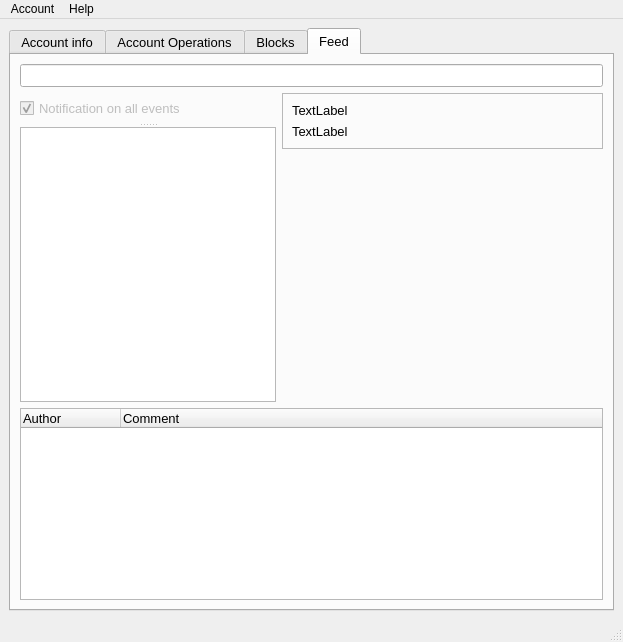
<?xml version="1.0" encoding="UTF-8"?>
<ui version="4.0">
 <class>MainWindow</class>
 <widget class="QMainWindow" name="MainWindow">
  <property name="geometry">
   <rect>
    <x>0</x>
    <y>0</y>
    <width>623</width>
    <height>642</height>
   </rect>
  </property>
  <property name="windowTitle">
   <string>HiveDesktop</string>
  </property>
  <widget class="QWidget" name="centralwidget">
   <layout class="QGridLayout" name="gridLayout">
    <item row="0" column="0">
     <widget class="QTabWidget" name="tabWidget">
      <property name="sizePolicy">
       <sizepolicy hsizetype="Expanding" vsizetype="MinimumExpanding">
        <horstretch>0</horstretch>
        <verstretch>0</verstretch>
       </sizepolicy>
      </property>
      <property name="font">
       <font>
        <pointsize>10</pointsize>
       </font>
      </property>
      <property name="currentIndex">
       <number>3</number>
      </property>
      <widget class="QWidget" name="tab">
       <attribute name="title">
        <string>Account info</string>
       </attribute>
       <layout class="QGridLayout" name="gridLayout_9">
        <item row="0" column="0">
         <widget class="QGroupBox" name="groupBox_2">
          <property name="sizePolicy">
           <sizepolicy hsizetype="Preferred" vsizetype="MinimumExpanding">
            <horstretch>0</horstretch>
            <verstretch>0</verstretch>
           </sizepolicy>
          </property>
          <property name="font">
           <font>
            <pointsize>10</pointsize>
           </font>
          </property>
          <property name="title">
           <string>Settings</string>
          </property>
          <layout class="QGridLayout" name="gridLayout_12">
           <item row="0" column="0">
            <widget class="QLabel" name="label_3">
             <property name="font">
              <font>
               <pointsize>10</pointsize>
              </font>
             </property>
             <property name="text">
              <string>account</string>
             </property>
            </widget>
           </item>
           <item row="2" column="0">
            <widget class="QCheckBox" name="autoRefreshCheckBox">
             <property name="font">
              <font>
               <pointsize>10</pointsize>
              </font>
             </property>
             <property name="text">
              <string>Auto refresh</string>
             </property>
            </widget>
           </item>
           <item row="3" column="0">
            <widget class="QPushButton" name="refreshPushButton">
             <property name="font">
              <font>
               <pointsize>10</pointsize>
              </font>
             </property>
             <property name="text">
              <string>Refresh</string>
             </property>
            </widget>
           </item>
           <item row="1" column="0">
            <widget class="QLineEdit" name="accountLineEdit">
             <property name="sizePolicy">
              <sizepolicy hsizetype="Minimum" vsizetype="Minimum">
               <horstretch>0</horstretch>
               <verstretch>0</verstretch>
              </sizepolicy>
             </property>
             <property name="font">
              <font>
               <pointsize>10</pointsize>
              </font>
             </property>
            </widget>
           </item>
           <item row="4" column="0">
            <widget class="QProgressBar" name="loadingProgressBar">
             <property name="sizePolicy">
              <sizepolicy hsizetype="Minimum" vsizetype="Fixed">
               <horstretch>0</horstretch>
               <verstretch>0</verstretch>
              </sizepolicy>
             </property>
             <property name="maximum">
              <number>1000</number>
             </property>
             <property name="value">
              <number>1</number>
             </property>
             <property name="alignment">
              <set>Qt::AlignJustify|Qt::AlignVCenter</set>
             </property>
             <property name="invertedAppearance">
              <bool>false</bool>
             </property>
             <property name="format">
              <string>%v  entries</string>
             </property>
            </widget>
           </item>
           <item row="5" column="0">
            <widget class="QProgressBar" name="loadingBlocksProgressBar">
             <property name="sizePolicy">
              <sizepolicy hsizetype="Minimum" vsizetype="Fixed">
               <horstretch>0</horstretch>
               <verstretch>0</verstretch>
              </sizepolicy>
             </property>
             <property name="minimum">
              <number>0</number>
             </property>
             <property name="maximum">
              <number>420000</number>
             </property>
             <property name="value">
              <number>3000</number>
             </property>
             <property name="alignment">
              <set>Qt::AlignJustify|Qt::AlignVCenter</set>
             </property>
             <property name="format">
              <string>%v blocks</string>
             </property>
            </widget>
           </item>
          </layout>
         </widget>
        </item>
        <item row="0" column="1">
         <widget class="QGroupBox" name="accountInfoGroupBox">
          <property name="sizePolicy">
           <sizepolicy hsizetype="Preferred" vsizetype="MinimumExpanding">
            <horstretch>0</horstretch>
            <verstretch>0</verstretch>
           </sizepolicy>
          </property>
          <property name="font">
           <font>
            <pointsize>10</pointsize>
           </font>
          </property>
          <property name="title">
           <string>username (70)</string>
          </property>
          <layout class="QGridLayout" name="gridLayout_2">
           <item row="7" column="0" colspan="2">
            <layout class="QHBoxLayout" name="horizontalLayout">
             <item>
              <widget class="QLabel" name="STEEMLabel">
               <property name="font">
                <font>
                 <pointsize>10</pointsize>
                </font>
               </property>
               <property name="text">
                <string>TextLabel</string>
               </property>
              </widget>
             </item>
             <item>
              <widget class="QLabel" name="SBDLabel">
               <property name="font">
                <font>
                 <pointsize>10</pointsize>
                </font>
               </property>
               <property name="text">
                <string>TextLabel</string>
               </property>
              </widget>
             </item>
             <item>
              <widget class="QLabel" name="SPLabel">
               <property name="font">
                <font>
                 <pointsize>10</pointsize>
                </font>
               </property>
               <property name="text">
                <string>TextLabel</string>
               </property>
              </widget>
             </item>
            </layout>
           </item>
           <item row="0" column="0" colspan="2">
            <widget class="QLabel" name="votePowerLabel">
             <property name="sizePolicy">
              <sizepolicy hsizetype="Preferred" vsizetype="Minimum">
               <horstretch>0</horstretch>
               <verstretch>0</verstretch>
              </sizepolicy>
             </property>
             <property name="font">
              <font>
               <pointsize>10</pointsize>
              </font>
             </property>
             <property name="text">
              <string>Vote Power</string>
             </property>
            </widget>
           </item>
           <item row="6" column="0" colspan="2">
            <widget class="QProgressBar" name="RCProgressBar">
             <property name="enabled">
              <bool>true</bool>
             </property>
             <property name="sizePolicy">
              <sizepolicy hsizetype="Minimum" vsizetype="Minimum">
               <horstretch>0</horstretch>
               <verstretch>0</verstretch>
              </sizepolicy>
             </property>
             <property name="font">
              <font>
               <pointsize>10</pointsize>
              </font>
             </property>
             <property name="value">
              <number>100</number>
             </property>
             <property name="alignment">
              <set>Qt::AlignJustify|Qt::AlignVCenter</set>
             </property>
             <property name="format">
              <string>%p% full in 0 hours</string>
             </property>
            </widget>
           </item>
           <item row="1" column="0" colspan="2">
            <widget class="QProgressBar" name="votePowerProgressBar">
             <property name="sizePolicy">
              <sizepolicy hsizetype="Minimum" vsizetype="Minimum">
               <horstretch>0</horstretch>
               <verstretch>0</verstretch>
              </sizepolicy>
             </property>
             <property name="font">
              <font>
               <pointsize>10</pointsize>
              </font>
             </property>
             <property name="value">
              <number>24</number>
             </property>
             <property name="alignment">
              <set>Qt::AlignCenter</set>
             </property>
            </widget>
           </item>
           <item row="2" column="0" colspan="2">
            <widget class="QLabel" name="downvotePowerLabel">
             <property name="sizePolicy">
              <sizepolicy hsizetype="Preferred" vsizetype="Minimum">
               <horstretch>0</horstretch>
               <verstretch>0</verstretch>
              </sizepolicy>
             </property>
             <property name="font">
              <font>
               <pointsize>10</pointsize>
              </font>
             </property>
             <property name="text">
              <string>DownVote Power</string>
             </property>
            </widget>
           </item>
           <item row="5" column="0">
            <widget class="QLabel" name="RCLabel">
             <property name="sizePolicy">
              <sizepolicy hsizetype="Minimum" vsizetype="Preferred">
               <horstretch>0</horstretch>
               <verstretch>0</verstretch>
              </sizepolicy>
             </property>
             <property name="font">
              <font>
               <pointsize>10</pointsize>
              </font>
             </property>
             <property name="text">
              <string>RC</string>
             </property>
            </widget>
           </item>
           <item row="3" column="0" colspan="2">
            <widget class="QProgressBar" name="downvotePowerProgressBar">
             <property name="sizePolicy">
              <sizepolicy hsizetype="Minimum" vsizetype="Minimum">
               <horstretch>0</horstretch>
               <verstretch>0</verstretch>
              </sizepolicy>
             </property>
             <property name="font">
              <font>
               <pointsize>10</pointsize>
              </font>
             </property>
             <property name="value">
              <number>24</number>
             </property>
             <property name="alignment">
              <set>Qt::AlignCenter</set>
             </property>
             <property name="textVisible">
              <bool>true</bool>
             </property>
             <property name="invertedAppearance">
              <bool>false</bool>
             </property>
            </widget>
           </item>
          </layout>
         </widget>
        </item>
        <item row="0" column="2">
         <widget class="QGroupBox" name="groupBox">
          <property name="sizePolicy">
           <sizepolicy hsizetype="Preferred" vsizetype="MinimumExpanding">
            <horstretch>0</horstretch>
            <verstretch>0</verstretch>
           </sizepolicy>
          </property>
          <property name="title">
           <string>Rewards</string>
          </property>
          <layout class="QGridLayout" name="gridLayout_10">
           <item row="0" column="0">
            <widget class="QLabel" name="text2">
             <property name="sizePolicy">
              <sizepolicy hsizetype="Preferred" vsizetype="MinimumExpanding">
               <horstretch>0</horstretch>
               <verstretch>0</verstretch>
              </sizepolicy>
             </property>
             <property name="font">
              <font>
               <pointsize>10</pointsize>
              </font>
             </property>
             <property name="text">
              <string>Rewardinfo</string>
             </property>
            </widget>
           </item>
          </layout>
         </widget>
        </item>
        <item row="1" column="0" colspan="3">
         <widget class="QTabWidget" name="tabWidget_2">
          <property name="sizePolicy">
           <sizepolicy hsizetype="Expanding" vsizetype="Expanding">
            <horstretch>0</horstretch>
            <verstretch>0</verstretch>
           </sizepolicy>
          </property>
          <property name="currentIndex">
           <number>1</number>
          </property>
          <widget class="QWidget" name="tab_6">
           <attribute name="title">
            <string>Stats</string>
           </attribute>
          </widget>
          <widget class="QWidget" name="tab_7">
           <attribute name="title">
            <string>Balances</string>
           </attribute>
           <layout class="QGridLayout" name="gridLayout_13">
            <item row="0" column="0">
             <widget class="QTableWidget" name="rewardTableWidget">
              <column>
               <property name="text">
                <string>Rewards</string>
               </property>
              </column>
              <column>
               <property name="text">
                <string>Curation HP</string>
               </property>
              </column>
              <column>
               <property name="text">
                <string>Author HP</string>
               </property>
              </column>
              <column>
               <property name="text">
                <string>HIVE</string>
               </property>
              </column>
              <column>
               <property name="text">
                <string>HBD</string>
               </property>
              </column>
              <column>
               <property name="text">
                <string>Prod. HP</string>
               </property>
              </column>
              <column>
               <property name="text">
                <string>Total USD</string>
               </property>
              </column>
             </widget>
            </item>
           </layout>
          </widget>
          <widget class="QWidget" name="tab_8">
           <attribute name="title">
            <string>Account details</string>
           </attribute>
           <layout class="QGridLayout" name="gridLayout_11">
            <item row="0" column="0">
             <widget class="QFrame" name="frame">
              <property name="frameShape">
               <enum>QFrame::StyledPanel</enum>
              </property>
              <property name="frameShadow">
               <enum>QFrame::Raised</enum>
              </property>
              <layout class="QGridLayout" name="gridLayout_3">
               <item row="0" column="1">
                <spacer name="horizontalSpacer">
                 <property name="orientation">
                  <enum>Qt::Horizontal</enum>
                 </property>
                 <property name="sizeType">
                  <enum>QSizePolicy::Fixed</enum>
                 </property>
                 <property name="sizeHint" stdset="0">
                  <size>
                   <width>20</width>
                   <height>20</height>
                  </size>
                 </property>
                </spacer>
               </item>
               <item row="0" column="0">
                <widget class="QLabel" name="text">
                 <property name="font">
                  <font>
                   <pointsize>8</pointsize>
                  </font>
                 </property>
                 <property name="text">
                  <string>RcInfo</string>
                 </property>
                </widget>
               </item>
              </layout>
             </widget>
            </item>
           </layout>
          </widget>
          <widget class="QWidget" name="tab_9">
           <attribute name="title">
            <string>Witness details</string>
           </attribute>
          </widget>
          <widget class="QWidget" name="tab_10">
           <attribute name="title">
            <string>Delegations</string>
           </attribute>
          </widget>
          <widget class="QWidget" name="tab_11">
           <attribute name="title">
            <string>Followers</string>
           </attribute>
          </widget>
         </widget>
        </item>
       </layout>
      </widget>
      <widget class="QWidget" name="tab_3">
       <attribute name="title">
        <string>Account Operations</string>
       </attribute>
       <layout class="QGridLayout" name="gridLayout_8">
        <item row="0" column="0">
         <widget class="QFrame" name="frame_3">
          <property name="sizePolicy">
           <sizepolicy hsizetype="Preferred" vsizetype="Minimum">
            <horstretch>0</horstretch>
            <verstretch>0</verstretch>
           </sizepolicy>
          </property>
          <property name="minimumSize">
           <size>
            <width>50</width>
            <height>0</height>
           </size>
          </property>
          <property name="frameShape">
           <enum>QFrame::StyledPanel</enum>
          </property>
          <property name="frameShadow">
           <enum>QFrame::Raised</enum>
          </property>
          <layout class="QGridLayout" name="gridLayout_5">
           <item row="3" column="0">
            <spacer name="verticalSpacer">
             <property name="orientation">
              <enum>Qt::Vertical</enum>
             </property>
             <property name="sizeType">
              <enum>QSizePolicy::MinimumExpanding</enum>
             </property>
             <property name="sizeHint" stdset="0">
              <size>
               <width>20</width>
               <height>100</height>
              </size>
             </property>
            </spacer>
           </item>
           <item row="2" column="0">
            <widget class="QListWidget" name="accountHistDayListWidget">
             <property name="enabled">
              <bool>false</bool>
             </property>
             <property name="sizePolicy">
              <sizepolicy hsizetype="Minimum" vsizetype="Minimum">
               <horstretch>0</horstretch>
               <verstretch>0</verstretch>
              </sizepolicy>
             </property>
             <property name="maximumSize">
              <size>
               <width>120</width>
               <height>16777215</height>
              </size>
             </property>
             <item>
              <property name="text">
               <string>Today</string>
              </property>
             </item>
             <item>
              <property name="text">
               <string>Yesterday</string>
              </property>
             </item>
             <item>
              <property name="text">
               <string>2 Days ago</string>
              </property>
             </item>
             <item>
              <property name="text">
               <string>3 Days ago</string>
              </property>
             </item>
             <item>
              <property name="text">
               <string>4 Days ago</string>
              </property>
             </item>
             <item>
              <property name="text">
               <string>5 Days ago</string>
              </property>
             </item>
             <item>
              <property name="text">
               <string>6 Days ago</string>
              </property>
             </item>
             <item>
              <property name="text">
               <string>7 Days ago</string>
              </property>
             </item>
            </widget>
           </item>
           <item row="1" column="0">
            <widget class="QCheckBox" name="accountHistNotificationCheckBox">
             <property name="sizePolicy">
              <sizepolicy hsizetype="Preferred" vsizetype="Minimum">
               <horstretch>0</horstretch>
               <verstretch>0</verstretch>
              </sizepolicy>
             </property>
             <property name="text">
              <string>Notifications</string>
             </property>
            </widget>
           </item>
           <item row="0" column="0">
            <widget class="QLabel" name="accountHistoryLabel">
             <property name="text">
              <string>0 entries</string>
             </property>
            </widget>
           </item>
          </layout>
         </widget>
        </item>
        <item row="0" column="1">
         <widget class="QFrame" name="frame_4">
          <property name="sizePolicy">
           <sizepolicy hsizetype="Expanding" vsizetype="Expanding">
            <horstretch>0</horstretch>
            <verstretch>0</verstretch>
           </sizepolicy>
          </property>
          <property name="frameShape">
           <enum>QFrame::StyledPanel</enum>
          </property>
          <property name="frameShadow">
           <enum>QFrame::Raised</enum>
          </property>
          <layout class="QGridLayout" name="gridLayout_7">
           <item row="0" column="0">
            <widget class="QTableWidget" name="accountHistTableWidget">
             <property name="sizeAdjustPolicy">
              <enum>QAbstractScrollArea::AdjustIgnored</enum>
             </property>
             <property name="editTriggers">
              <set>QAbstractItemView::NoEditTriggers</set>
             </property>
             <property name="alternatingRowColors">
              <bool>true</bool>
             </property>
             <property name="selectionBehavior">
              <enum>QAbstractItemView::SelectRows</enum>
             </property>
             <property name="gridStyle">
              <enum>Qt::DotLine</enum>
             </property>
             <property name="sortingEnabled">
              <bool>false</bool>
             </property>
             <property name="rowCount">
              <number>0</number>
             </property>
             <property name="columnCount">
              <number>5</number>
             </property>
             <attribute name="horizontalHeaderVisible">
              <bool>false</bool>
             </attribute>
             <attribute name="horizontalHeaderCascadingSectionResizes">
              <bool>true</bool>
             </attribute>
             <attribute name="horizontalHeaderDefaultSectionSize">
              <number>200</number>
             </attribute>
             <attribute name="horizontalHeaderStretchLastSection">
              <bool>true</bool>
             </attribute>
             <column>
              <property name="text">
               <string>type</string>
              </property>
             </column>
             <column>
              <property name="text">
               <string>1</string>
              </property>
             </column>
             <column>
              <property name="text">
               <string>2</string>
              </property>
             </column>
             <column>
              <property name="text">
               <string>3</string>
              </property>
             </column>
             <column>
              <property name="text">
               <string>timestamp</string>
              </property>
             </column>
            </widget>
           </item>
          </layout>
         </widget>
        </item>
       </layout>
      </widget>
      <widget class="QWidget" name="tab_4">
       <attribute name="title">
        <string>Blocks</string>
       </attribute>
       <widget class="QLabel" name="blockCountLabel">
        <property name="geometry">
         <rect>
          <x>20</x>
          <y>30</y>
          <width>120</width>
          <height>21</height>
         </rect>
        </property>
        <property name="text">
         <string>0 blocks</string>
        </property>
       </widget>
       <widget class="QTableWidget" name="blockOpsTableWidget">
        <property name="geometry">
         <rect>
          <x>120</x>
          <y>20</y>
          <width>398</width>
          <height>489</height>
         </rect>
        </property>
        <property name="editTriggers">
         <set>QAbstractItemView::NoEditTriggers</set>
        </property>
        <property name="gridStyle">
         <enum>Qt::DotLine</enum>
        </property>
        <property name="sortingEnabled">
         <bool>true</bool>
        </property>
        <property name="rowCount">
         <number>0</number>
        </property>
        <property name="columnCount">
         <number>5</number>
        </property>
        <attribute name="horizontalHeaderVisible">
         <bool>false</bool>
        </attribute>
        <attribute name="horizontalHeaderDefaultSectionSize">
         <number>150</number>
        </attribute>
        <attribute name="horizontalHeaderStretchLastSection">
         <bool>true</bool>
        </attribute>
        <column/>
        <column/>
        <column/>
        <column/>
        <column/>
       </widget>
      </widget>
      <widget class="QWidget" name="tab_2">
       <attribute name="title">
        <string>Feed</string>
       </attribute>
       <layout class="QGridLayout" name="gridLayout_4">
        <item row="1" column="0" rowspan="2">
         <widget class="QSplitter" name="splitter">
          <property name="orientation">
           <enum>Qt::Vertical</enum>
          </property>
          <widget class="QCheckBox" name="feedNotificationCheckBox">
           <property name="enabled">
            <bool>false</bool>
           </property>
           <property name="text">
            <string>Notification on all events</string>
           </property>
           <property name="checked">
            <bool>true</bool>
           </property>
          </widget>
          <widget class="QListWidget" name="feedListWidget">
           <property name="sizePolicy">
            <sizepolicy hsizetype="Minimum" vsizetype="MinimumExpanding">
             <horstretch>0</horstretch>
             <verstretch>0</verstretch>
            </sizepolicy>
           </property>
          </widget>
         </widget>
        </item>
        <item row="1" column="1">
         <widget class="QFrame" name="frame_2">
          <property name="sizePolicy">
           <sizepolicy hsizetype="Expanding" vsizetype="Minimum">
            <horstretch>0</horstretch>
            <verstretch>0</verstretch>
           </sizepolicy>
          </property>
          <property name="frameShape">
           <enum>QFrame::StyledPanel</enum>
          </property>
          <property name="frameShadow">
           <enum>QFrame::Raised</enum>
          </property>
          <layout class="QGridLayout" name="gridLayout_6">
           <item row="0" column="0">
            <widget class="QLabel" name="authorLabel">
             <property name="sizePolicy">
              <sizepolicy hsizetype="Preferred" vsizetype="Fixed">
               <horstretch>0</horstretch>
               <verstretch>0</verstretch>
              </sizepolicy>
             </property>
             <property name="text">
              <string>TextLabel</string>
             </property>
            </widget>
           </item>
           <item row="1" column="0">
            <widget class="QLabel" name="titleLabel">
             <property name="sizePolicy">
              <sizepolicy hsizetype="Preferred" vsizetype="Fixed">
               <horstretch>0</horstretch>
               <verstretch>0</verstretch>
              </sizepolicy>
             </property>
             <property name="text">
              <string>TextLabel</string>
             </property>
            </widget>
           </item>
          </layout>
         </widget>
        </item>
        <item row="2" column="1">
         <widget class="WebView" name="webview" native="true">
          <property name="sizePolicy">
           <sizepolicy hsizetype="Expanding" vsizetype="Expanding">
            <horstretch>0</horstretch>
            <verstretch>0</verstretch>
           </sizepolicy>
          </property>
         </widget>
        </item>
        <item row="3" column="0" colspan="2">
         <widget class="QTreeWidget" name="commentsTreeWidget">
          <property name="sizePolicy">
           <sizepolicy hsizetype="Minimum" vsizetype="Minimum">
            <horstretch>0</horstretch>
            <verstretch>0</verstretch>
           </sizepolicy>
          </property>
          <property name="alternatingRowColors">
           <bool>true</bool>
          </property>
          <property name="autoExpandDelay">
           <number>0</number>
          </property>
          <property name="wordWrap">
           <bool>true</bool>
          </property>
          <attribute name="headerCascadingSectionResizes">
           <bool>true</bool>
          </attribute>
          <column>
           <property name="text">
            <string>Author</string>
           </property>
          </column>
          <column>
           <property name="text">
            <string>Comment</string>
           </property>
          </column>
         </widget>
        </item>
        <item row="0" column="0" colspan="2">
         <widget class="QLineEdit" name="auhorpermLineEdit"/>
        </item>
       </layout>
      </widget>
     </widget>
    </item>
   </layout>
  </widget>
  <widget class="QMenuBar" name="menubar">
   <property name="geometry">
    <rect>
     <x>0</x>
     <y>0</y>
     <width>623</width>
     <height>26</height>
    </rect>
   </property>
   <widget class="QMenu" name="menuAbout">
    <property name="title">
     <string>Help</string>
    </property>
    <addaction name="actionOptions"/>
    <addaction name="actionAbout"/>
   </widget>
   <widget class="QMenu" name="menuAccount">
    <property name="title">
     <string>Account</string>
    </property>
   </widget>
   <addaction name="menuAccount"/>
   <addaction name="menuAbout"/>
  </widget>
  <widget class="QStatusBar" name="statusbar"/>
  <action name="actionAbout">
   <property name="text">
    <string>About</string>
   </property>
  </action>
  <action name="actionadd">
   <property name="text">
    <string>add</string>
   </property>
  </action>
  <action name="actionOptions">
   <property name="text">
    <string>Options</string>
   </property>
  </action>
 </widget>
 <customwidgets>
  <customwidget>
   <class>WebView</class>
   <extends>QWidget</extends>
   <header>hivedesktop/widgets/webview.h</header>
   <container>1</container>
  </customwidget>
 </customwidgets>
 <resources/>
 <connections/>
</ui>
